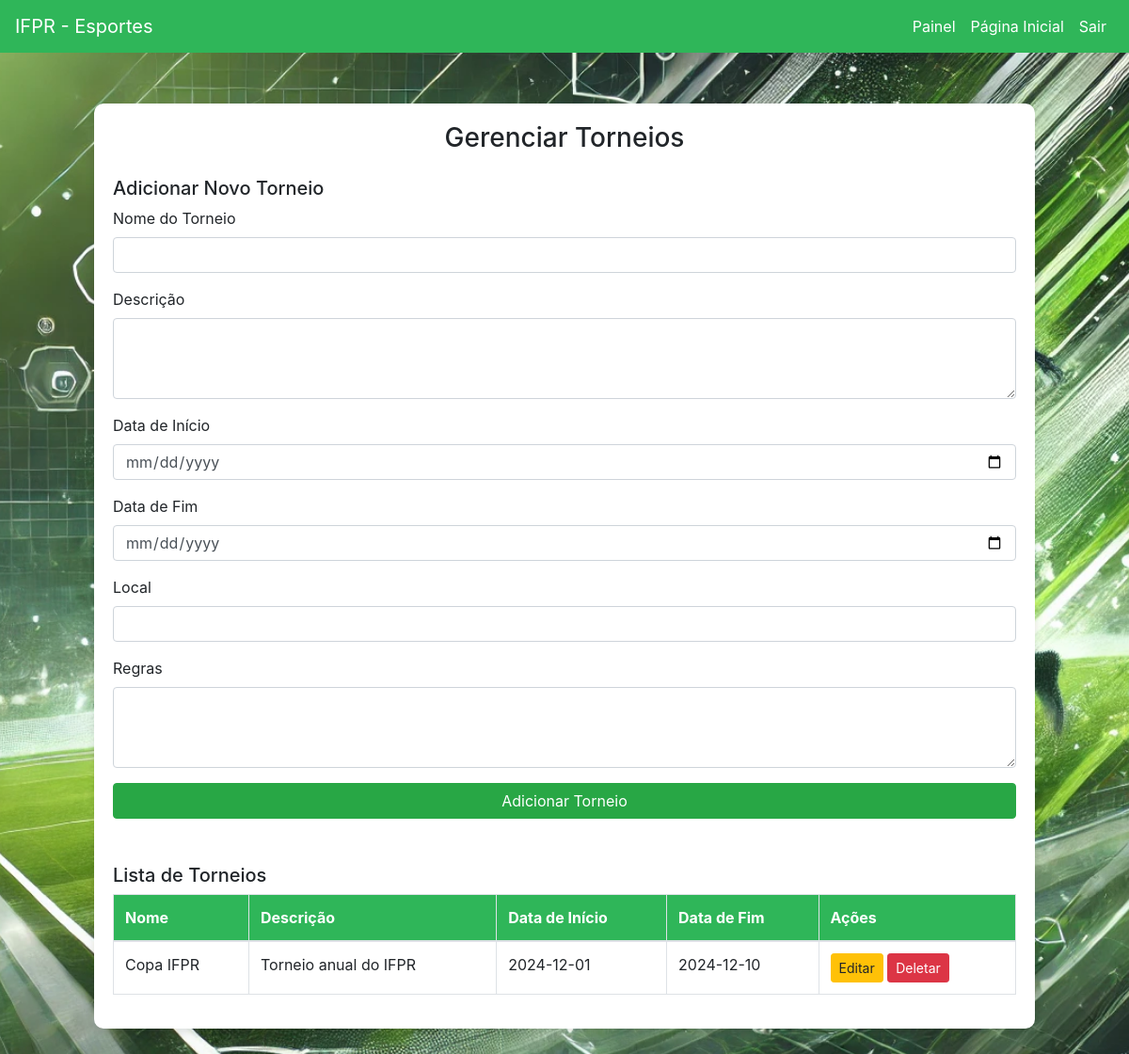
Page /gerenciar_torneios.php (signed in) on the committed database.
### tables this page shows
CREATE TABLE `torneios` (
  `id` int(11) NOT NULL,
  `nome_torneio` varchar(100) NOT NULL,
  `descricao` text DEFAULT NULL,
  `data_inicio` date NOT NULL,
  `data_fim` date NOT NULL,
  `local_torneio` varchar(255) NOT NULL,
  `regras` text DEFAULT NULL
);

### gerenciar_torneios.php (the view, shortened to what this page needs)
<?php
include 'conexaoBD.php';
$sql = "SELECT * FROM torneios";
$result = $link->query($sql);
?>
<!DOCTYPE html>
<html lang="pt-BR">
<head>
    <link rel="stylesheet" href="https://cdn.jsdelivr.net/npm/bootstrap@4.1.3/dist/css/bootstrap.min.css">
</head>
<body>
    <nav class="navbar navbar-expand-lg navbar-custom fixed-top">
        <a class="navbar-brand" href="pagina_principal_administrador.php">IFPR - Esportes</a>
        <div class="collapse navbar-collapse" id="navbarNav">
            <ul class="navbar-nav ml-auto">
                <li class="nav-item">
                    <a class="nav-link" href="painel_administrador.php">Painel</a>
                </li>
                <li class="nav-item">
                    <a class="nav-link" href="pagina_principal_administrador.php">Página Inicial</a>
                </li>
                <li class="nav-item">
                    <a class="nav-link" href="logout.php">Sair</a>
                </li>
            </ul>
        </div>
    </nav>
    <div class="container-table">
        <h3 class="text-center mb-4">Gerenciar Torneios</h3>
        <h5>Adicionar Novo Torneio</h5>
        <form method="POST" action="">
            <div class="form-group">
                <label for="nome_torneio">Nome do Torneio</label>
                <input type="text" class="form-control" id="nome_torneio" name="nome_torneio" required>
            </div>
            <div class="form-group">
                <label for="descricao">Descrição</label>
                <textarea class="form-control" id="descricao" name="descricao" rows="3" required></textarea>
            </div>
            <div class="form-group">
                <label for="data_inicio">Data de Início</label>
                <input type="date" class="form-control" id="data_inicio" name="data_inicio" required>
            </div>
            <div class="form-group">
                <label for="data_fim">Data de Fim</label>
                <input type="date" class="form-control" id="data_fim" name="data_fim" required>
            </div>
            <div class="form-group">
                <label for="local">Local</label>
                <input type="text" class="form-control" id="local" name="local" required>
            </div>
            <div class="form-group">
                <label for="regras">Regras</label>
                <textarea class="form-control" id="regras" name="regras" rows="3" required></textarea>
            </div>
            <button type="submit" class="btn btn-custom btn-block" name="adicionar_torneio">Adicionar Torneio</button>
        </form>
        <h5 class="mt-5">Lista de Torneios</h5>
        <table class="table table-bordered">
            <thead>
                <tr>
                    <th scope="col">Nome</th>
                    <th scope="col">Descrição</th>
                    <th scope="col">Data de Início</th>
                    <th scope="col">Data de Fim</th>
                    <th scope="col">Ações</th>
                </tr>
            </thead>
            <tbody>
                <?php while ($row = $result->fetch_assoc()) : ?>
                    <tr>
                        <td><?= htmlspecialchars($row['nome_torneio']); ?></td>
                        <td><?= htmlspecialchars($row['descricao']); ?></td>
                        <td><?= htmlspecialchars($row['data_inicio']); ?></td>
                        <td><?= htmlspecialchars($row['data_fim']); ?></td>
                        <td>
                            <a href="editar_torneio.php?id=<?= $row['id']; ?>" class="btn btn-warning btn-sm">Editar</a>
                            <a href="deletar_torneio.php?id=<?= $row['id']; ?>" class="btn btn-danger btn-sm">Deletar</a>
                        </td>
                    </tr>
                <?php endwhile; ?>
            </tbody>
        </table>
    </div>
</body>
</html>

### gerenciar_torneios.php (style rules this page uses)
body { background-color: #f8f9fa; background-image: url('img/img01.webp'); background-size: cover; background-position: center center; background-attachment: fixed; padding-top: 60px; }
.navbar-custom { background-color: #2FB659; }
.navbar-custom .navbar-brand, .navbar-custom .nav-link { color: white; }
.container-table { max-width: 1000px; margin: 50px auto; padding: 20px; background-color: white; border-radius: 10px; box-shadow: 0 4px 8px rgba(0, 0, 0, 0.1); }
.table thead { background-color: #2FB659; color: white; }
.btn-custom { background-color: #28a745; border-color: #28a745; color: white; }

### rows in the picture
torneios: nome_torneio "Copa IFPR", descricao "Torneio anual do IFPR", data_inicio "2024-12-01", data_fim "2024-12-10"
